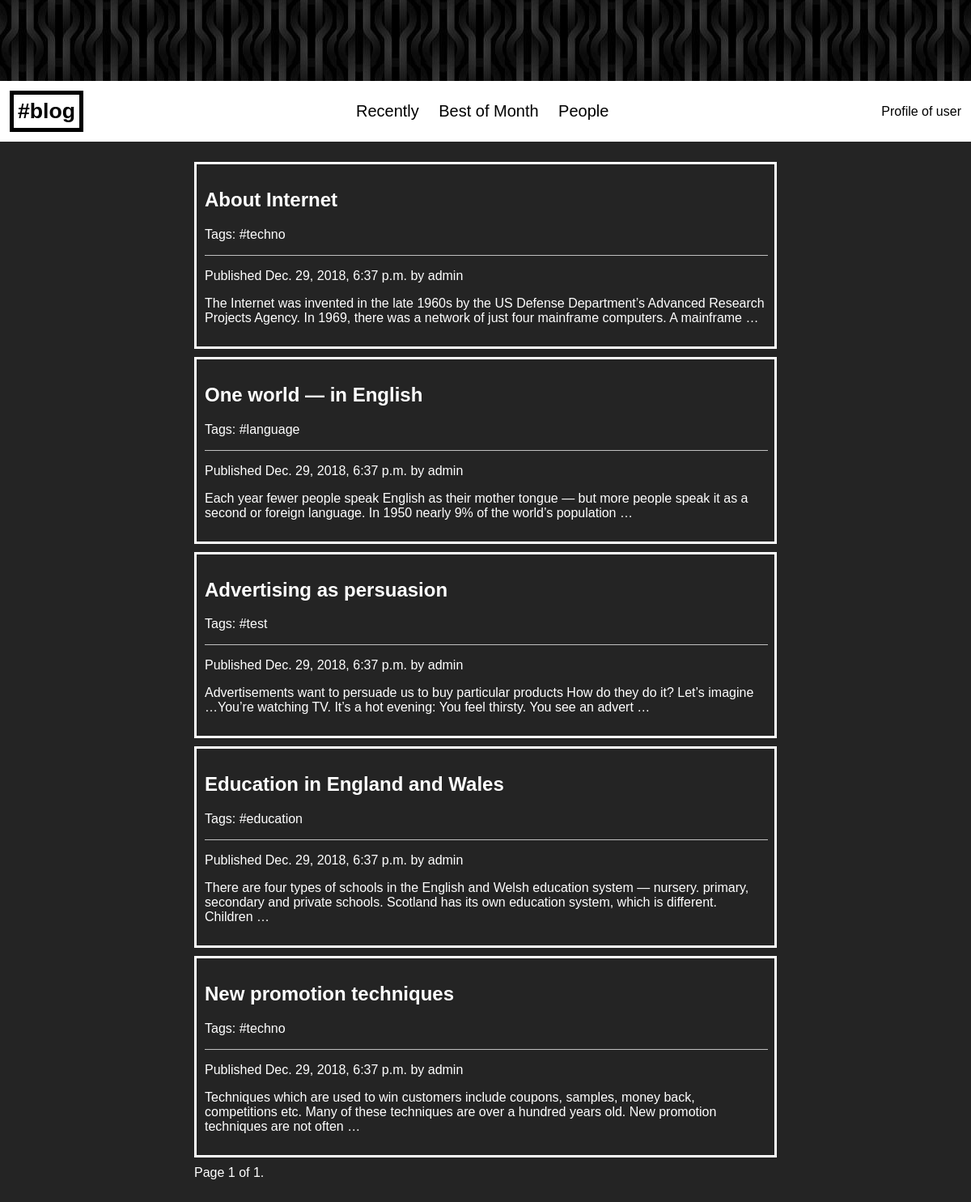
The app's page /blog_site/ with its own data.
### blog_site/models.py (models this page shows, shortened)
class Post(models.Model):
    STATUS_CHOICE = (
        ('draft', 'Draft'),
        ('published', 'Published')
    )
    title = models.CharField(max_length=250)
    slug = models.CharField(max_length=250,
                            unique_for_date='publish')
    author = models.ForeignKey(User,
                               on_delete=models.CASCADE,
                               related_name='blog_posts')
    body = models.TextField()
    publish = models.DateTimeField(default=timezone.now())
    created = models.DateTimeField(auto_now_add=True)
    updated = models.DateTimeField(auto_now=True)
    status = models.CharField(max_length=10,
                              choices=STATUS_CHOICE,
                              default='published')
    class Meta:
        ordering = ('-publish',)
    objects = models.Manager()
    publish_status = PublishStatusManager()
    tags = TaggableManager()
    def get_absolute_url(self):
        return reverse('blog_site:post_detail',
                       args=[self.publish.year,
                             self.publish.month,
                             self.publish.day,
                             self.slug])

### blog_site/views.py (the view)
# urls.py: path('', views.post_list, name='post_list'),
def post_list(request, tag_slug=None):
    object_list = Post.publish_status.all()
    tag = None
    if tag_slug:
        tag = get_object_or_404(Tag, slug=tag_slug)
        object_list = object_list.filter(tags__in=[tag])
    paginator = Paginator(object_list, 5)
    page = request.GET.get('page')
    try:
        posts = paginator.page(page)
    except PageNotAnInteger:
        posts = paginator.page(1)
    except EmptyPage:
        posts = paginator.page(paginator.num_pages)
    return render(request, 'blog_site/post/list.html',
                  {'page': page, 'posts': posts, 'tag': tag})

### blog_site/models.py (called while the page is built)
    def get_queryset(self):
        return super(PublishStatusManager,
                      self).get_queryset()\
                        .filter(status='published')

### blog_site/templates/blog_site/post/list.html (shortened to what this page needs)
{% extends "blog_site/base.html" %}
{% block content %}
    {% for post in posts %}
        <div class="post">
        <h2>
            <a href="{{ post.get_absolute_url }}">
                {{ post.title }}
            </a>
        </h2>
        <p class="tags">
            Tags:
            {% for tag in post.tags.all %}
                <a href="{% url "blog_site:post_list_by_tag" tag.slug %}">
                    {{ tag.name }}
                </a>
            {% endfor %}
        </p>
            <hr width="100%" color="#C0C0C0" align="center" size="1px">
        <p class="date">
            Published {{ post.publish }} by {{ post.author }}
        </p>
        {{ post.body|truncatewords:30|linebreaks }}
        </div>
    {% endfor %}
    {% include "blog_site/pagination.html" with page=posts %}
{% endblock %}

### blog_site/templates/blog_site/base.html (shortened to what this page needs)
{% load static %}
<html lang="en">
<head>
    <link href="{% static "css/blog_site.css" %}" rel="stylesheet">
</head>
<body>
<div id="pattern"></div>
    <div id="header">
        <div class="menu" id="logo"><b>#blog</b></div>
        <div class="menu" id="nav_bar">
            <a href="{% url "blog_site:post_list" %}">Recently</a>
            <a href="{% url "blog_site:post_list" %}">Best of Month</a>
            <a>People</a>
        </div>
        <div class="menu" id="profile">Profile of user</div>
    </div>
    <div id="content">
        {% block content %}
        {% endblock %}
    </div>
</body>
</html>

### blog_site/templates/blog_site/pagination.html (shortened to what this page needs)
<div class="pagination">
    <span class="step_links">
        <span class="current">
            Page {{page.number }} of {{ page.paginator.num_pages }}.
        </span>
    </span>
</div>

### blog_site/static/css/blog_site.css (style rules this page uses)
body { margin :0; background: #242424; font-family: sans-serif; }
a { text-decoration:none; color:white; }
#pattern { background: url(pattern_background.png) repeat; width:100%; height: 100px; }
#header { float:left; display: flex; justify-content: space-between; align-items: center; width: 98%; background:white; padding: 1% 1%; }
#logo { font-size:20pt; border: 5px solid black; padding: 5px; }
#header div a { margin: 0 10px; color: black; font-size: 15pt; }
#content { width: 60%; color: white; margin: 100px auto; }
.post { border: 3px solid white; margin: 10px 0; padding: 10px; }

### records on screen
Post: title "About Internet", publish "Dec. 29, 2018, 6:37 p.m.", author "admin", body "The Internet was invented in the late 1960s by the US Defense Department’s Advanced Research Projects Agency. In 1969, there was a network of just four mainframe computers. A mainframe …"
Tag: name "#techno"
Post: title "One world — in English", publish "Dec. 29, 2018, 6:37 p.m.", author "admin", body "Each year fewer people speak English as their mother tongue — but more people speak it as a second or foreign language. In 1950 nearly 9% of the world’s population …"
Tag: name "#language"
Post: title "Advertising as persuasion", publish "Dec. 29, 2018, 6:37 p.m.", author "admin", body "Advertisements want to persuade us to buy particular products How do they do it? Let’s imagine …You’re watching TV. It’s a hot evening: You feel thirsty. You see an advert …"
Tag: name "#test"
Post: title "Education in England and Wales", publish "Dec. 29, 2018, 6:37 p.m.", author "admin", body "There are four types of schools in the English and Welsh education system — nursery. primary, secondary and private schools. Scotland has its own education system, which is different. Children …"
Tag: name "#education"
Post: title "New promotion techniques", publish "Dec. 29, 2018, 6:37 p.m.", author "admin", body "Techniques which are used to win customers include coupons, samples, money back, competitions etc. Many of these techniques are over a hundred years old. New promotion techniques are not often …"

### other values on screen
{{ page.number }} "1"
{{ page.paginator.num_pages }} "1"
